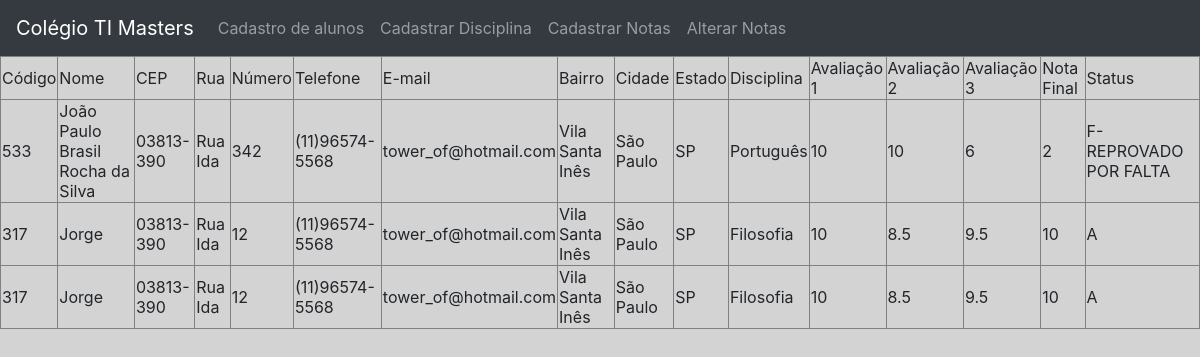
Page /relatorio.php on the committed database.
### tables this page shows
CREATE TABLE `pessoa` (
  `código` int(11) NOT NULL,
  `nome` varchar(50) NOT NULL,
  `cep` varchar(30) NOT NULL,
  `rua` varchar(30) NOT NULL,
  `número` int(4) DEFAULT NULL,
  `telefone` varchar(15) NOT NULL,
  `Email` varchar(30) NOT NULL,
  `bairro` varchar(30) NOT NULL,
  `cidade` varchar(50) NOT NULL,
  `estado` varchar(2) NOT NULL,
  `Disciplina` varchar(30) NOT NULL,
  `nota_1` double DEFAULT NULL,
  `nota_2` double DEFAULT NULL,
  `nota_3` double DEFAULT NULL,
  `nota_final` double DEFAULT NULL,
  `Situacao` varchar(30) DEFAULT NULL
);

### relatorio.php (the view, shortened to what this page needs)
<?php
    include_once("conexao.php");
    $consulta = "SELECT * FROM pessoa";
    $res=mysqli_query($strcon,$consulta)or die(mysqli_error($strcon));
?>
<html>
    <head>
        <link rel="stylesheet" href="node_modules/bootstrap/compiler/bootstrap.css">
    </head>
    <body>
        <nav class="navbar navbar-expand-lg navbar-dark bg-dark">
  <a class="navbar-brand" href="index.php" alt="Página inicial">Colégio TI Masters</a>
  <div class="collapse navbar-collapse" id="navbarNav">
    <ul class="navbar-nav">
      <li class="nav-item">
        <a class="nav-link" href="cadastro.php">Cadastro de alunos<span class="sr-only">(current)</span></a>
      </li>
      <li class="nav-item">
        <a class="nav-link" href="disciplina.php">Cadastrar Disciplina</a>
      </li>
        <li class="nav-item">
        <a class="nav-link" href="notas.php">Cadastrar Notas</a>
      </li>
        <li class="nav-item">
        <a class="nav-link" href="alteranotas.php">Alterar Notas</a>
      </li>
    </ul>
  </div>
</nav>
      <table border="1">
            <tr>
                <td>Código</td>
                <td>Nome</td>
                <td>CEP</td>
                <td>Rua</td>
                <td>Número</td>
                <td>Telefone</td>
                <td>E-mail</td>
                <td>Bairro</td>
                <td>Cidade</td>
                <td>Estado</td>
                <td>Disciplina</td>
                <td>Avaliação 1</td>
                <td>Avaliação 2</td>
                <td>Avaliação 3</td>
                <td>Nota Final</td>
                <td>Status</td>
            </tr>
            <?php while($dado = $res->fetch_array()){ ?>
            <tr>
                <td><?php echo $dado['código'];?></td>
                <td><?php echo $dado['nome'];?></td>
                <td><?php echo $dado['cep'];?></td>
                <td><?php echo $dado['rua'];?></td>
                <td><?php echo $dado['número'];?></td>
                <td><?php echo $dado['telefone'];?></td>
                <td><?php echo $dado['Email'];?></td>
                <td><?php echo $dado['bairro'];?></td>
                <td><?php echo $dado['cidade'];?></td>
                <td><?php echo $dado['estado'];?></td>
                <td><?php echo $dado['Disciplina'];?></td>
                <td><?php echo $dado['nota_1'];?></td>
                <td><?php echo $dado['nota_2'];?></td>
                <td><?php echo $dado['nota_3'];?></td>
                <td><?php echo $dado['nota_final'];?></td>
                <td><?php echo $dado['Situacao'];?></td>
          </tr>
          <?php }?>
        </table>
    </body>
</html>

### rows in the picture
pessoa: código "533", nome "João Paulo Brasil Rocha da Silva", cep "03813-390", rua "Rua Ida", número "342", telefone "(11)96574-5568", Email "tower_of@hotmail.com", bairro "Vila Santa Inês", cidade "São Paulo", estado "SP", Disciplina "Português", nota_1 "10", nota_2 "10", nota_3 "6", nota_final "2", Situacao "F- REPROVADO POR FALTA"
pessoa: código "317", nome "Jorge", cep "03813-390", rua "Rua Ida", número "12", telefone "(11)96574-5568", Email "tower_of@hotmail.com", bairro "Vila Santa Inês", cidade "São Paulo", estado "SP", Disciplina "Filosofia", nota_1 "10", nota_2 "8.5", nota_3 "9.5", nota_final "10", Situacao "A"
pessoa: código "317", nome "Jorge", cep "03813-390", rua "Rua Ida", número "12", telefone "(11)96574-5568", Email "tower_of@hotmail.com", bairro "Vila Santa Inês", cidade "São Paulo", estado "SP", Disciplina "Filosofia", nota_1 "10", nota_2 "8.5", nota_3 "9.5", nota_final "10", Situacao "A"
